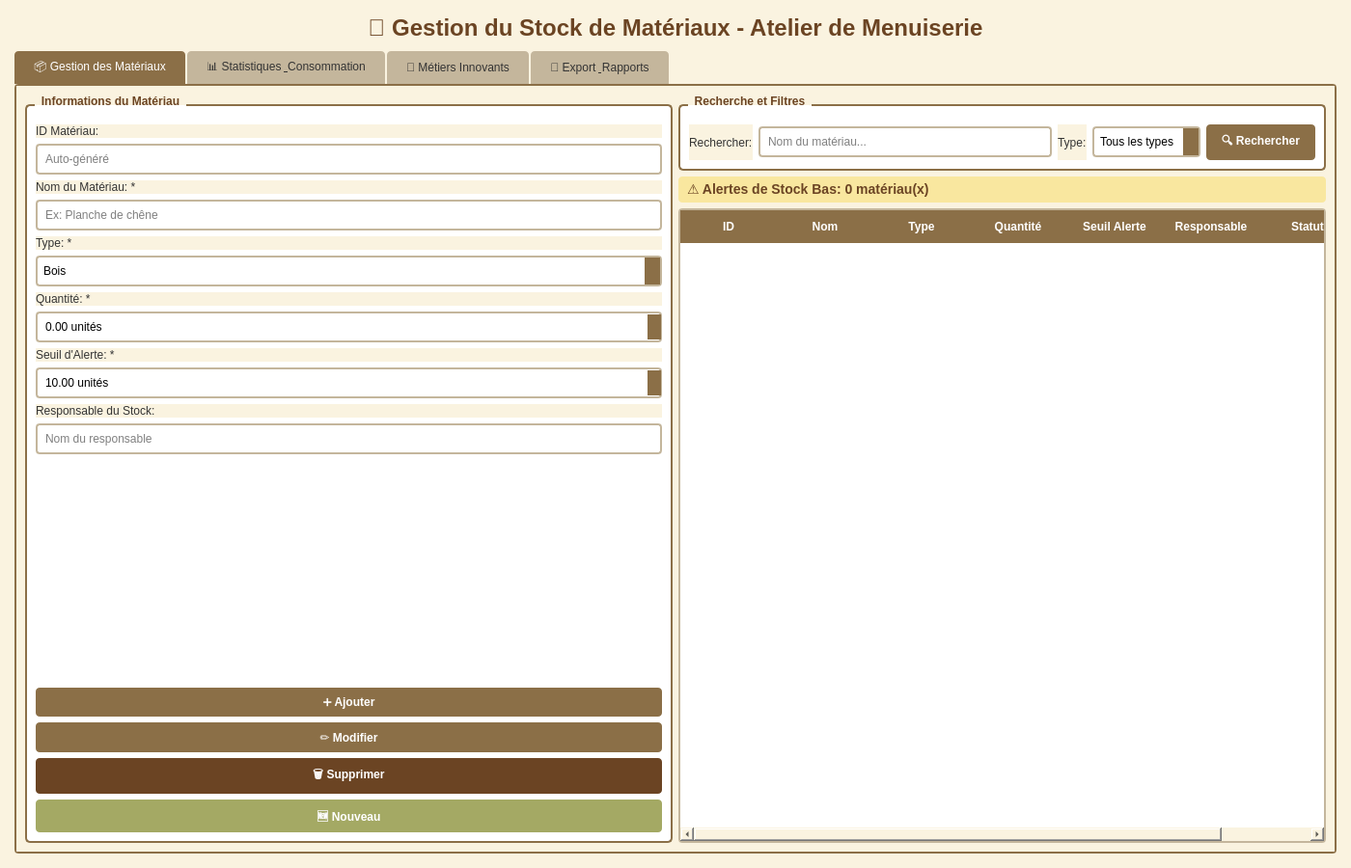
<?xml version="1.0" encoding="UTF-8"?>
<ui version="4.0">
 <class>StockWidget</class>
 <widget class="QWidget" name="StockWidget">
  <property name="geometry">
   <rect>
    <x>0</x>
    <y>0</y>
    <width>1400</width>
    <height>900</height>
   </rect>
  </property>
  <property name="windowTitle">
   <string>Gestion du Stock de Matériaux</string>
  </property>
  <property name="styleSheet">
   <string notr="true">QWidget {
    background-color: #FAF3E0;
}

QPushButton {
    background-color: #8B6F47;
    color: white;
    border: none;
    padding: 8px 16px;
    border-radius: 4px;
    font-weight: bold;
}

QPushButton:hover {
    background-color: #6B4423;
}

QPushButton:pressed {
    background-color: #5A3A1F;
}

QPushButton#btnDelete {
    background-color: #6B4423;
}

QPushButton#btnDelete:hover {
    background-color: #5A3A1F;
}

QPushButton#btnNouveau {
    background-color: #A4A964;
}

QPushButton#btnNouveau:hover {
    background-color: #8B8B4F;
}

QPushButton#btnExportExcel {
    background-color: #A4A964;
    font-size: 14px;
}

QPushButton#btnExportExcel:hover {
    background-color: #8B8B4F;
}

QPushButton#btnExportCSV {
    background-color: #C4B69C;
    color: #333;
    font-size: 14px;
}

QPushButton#btnExportCSV:hover {
    background-color: #B0A082;
}

QPushButton#btnExportPDF {
    background-color: #8B6F47;
    font-size: 14px;
}

QPushButton#btnExportPDF:hover {
    background-color: #6B4423;
}

QGroupBox {
    font-weight: bold;
    border: 2px solid #8B6F47;
    border-radius: 5px;
    margin-top: 10px;
    padding-top: 10px;
    background-color: white;
}

QGroupBox::title {
    subcontrol-origin: margin;
    left: 10px;
    padding: 0 5px;
    color: #6B4423;
}

QLineEdit, QSpinBox, QDoubleSpinBox, QComboBox {
    padding: 6px;
    border: 2px solid #C4B69C;
    border-radius: 4px;
    background-color: white;
}

QLineEdit:focus, QSpinBox:focus, QDoubleSpinBox:focus, QComboBox:focus {
    border: 2px solid #8B6F47;
}

QTableWidget {
    border: 2px solid #C4B69C;
    border-radius: 4px;
    gridline-color: #C4B69C;
    background-color: white;
}

QTableWidget::item:selected {
    background-color: #8B6F47;
    color: white;
}

QTableWidget::item:hover {
    background-color: #F9E79F;
}

QHeaderView::section {
    background-color: #8B6F47;
    color: white;
    padding: 8px;
    border: none;
    font-weight: bold;
}

QLabel#lblTitle {
    font-size: 24px;
    font-weight: bold;
    color: #6B4423;
    background-color: transparent;
}

QLabel#lblAlert {
    font-size: 14px;
    font-weight: bold;
    color: #6B4423;
    background-color: #F9E79F;
    padding: 5px;
    border-radius: 4px;
}

QTabWidget::pane {
    border: 2px solid #8B6F47;
    border-radius: 4px;
    background-color: white;
}

QTabBar::tab {
    background-color: #C4B69C;
    color: #333;
    padding: 10px 20px;
    margin-right: 2px;
    border-top-left-radius: 4px;
    border-top-right-radius: 4px;
}

QTabBar::tab:selected {
    background-color: #8B6F47;
    color: white;
}

QTabBar::tab:hover {
    background-color: #A4A964;
    color: white;
}

QLabel {
    color: #333;
}

QSpinBox::up-button, QDoubleSpinBox::up-button {
    background-color: #8B6F47;
}

QSpinBox::down-button, QDoubleSpinBox::down-button {
    background-color: #8B6F47;
}

QComboBox::drop-down {
    background-color: #8B6F47;
}

QComboBox QAbstractItemView {
    background-color: white;
    border: 2px solid #8B6F47;
    selection-background-color: #8B6F47;
}</string>
  </property>
  <layout class="QVBoxLayout" name="verticalLayout">
   <property name="spacing">
    <number>10</number>
   </property>
   <property name="leftMargin">
    <number>15</number>
   </property>
   <property name="topMargin">
    <number>15</number>
   </property>
   <property name="rightMargin">
    <number>15</number>
   </property>
   <property name="bottomMargin">
    <number>15</number>
   </property>
   <item>
    <widget class="QLabel" name="lblTitle">
     <property name="text">
      <string>🔧 Gestion du Stock de Matériaux - Atelier de Menuiserie</string>
     </property>
     <property name="alignment">
      <set>Qt::AlignCenter</set>
     </property>
    </widget>
   </item>
   <item>
    <widget class="QTabWidget" name="tabWidget">
     <property name="currentIndex">
      <number>0</number>
     </property>
     <widget class="QWidget" name="tabGestion">
      <attribute name="title">
       <string>📦 Gestion des Matériaux</string>
      </attribute>
      <layout class="QHBoxLayout" name="horizontalLayout">
       <item>
        <widget class="QGroupBox" name="groupBoxForm">
         <property name="maximumWidth">
          <number>400</number>
         </property>
         <property name="title">
          <string>Informations du Matériau</string>
         </property>
         <layout class="QVBoxLayout" name="verticalLayout_2">
          <item>
           <widget class="QLabel" name="label">
            <property name="text">
             <string>ID Matériau:</string>
            </property>
           </widget>
          </item>
          <item>
           <widget class="QLineEdit" name="txtIdMateriau">
            <property name="readOnly">
             <bool>true</bool>
            </property>
            <property name="placeholderText">
             <string>Auto-généré</string>
            </property>
           </widget>
          </item>
          <item>
           <widget class="QLabel" name="label_2">
            <property name="text">
             <string>Nom du Matériau: *</string>
            </property>
           </widget>
          </item>
          <item>
           <widget class="QLineEdit" name="txtNom">
            <property name="placeholderText">
             <string>Ex: Planche de chêne</string>
            </property>
           </widget>
          </item>
          <item>
           <widget class="QLabel" name="label_3">
            <property name="text">
             <string>Type: *</string>
            </property>
           </widget>
          </item>
          <item>
           <widget class="QComboBox" name="comboType">
            <item>
             <property name="text">
              <string>Bois</string>
             </property>
            </item>
            <item>
             <property name="text">
              <string>Clou</string>
             </property>
            </item>
            <item>
             <property name="text">
              <string>Vernis</string>
             </property>
            </item>
            <item>
             <property name="text">
              <string>Colle</string>
             </property>
            </item>
            <item>
             <property name="text">
              <string>Peinture</string>
             </property>
            </item>
            <item>
             <property name="text">
              <string>Vis</string>
             </property>
            </item>
            <item>
             <property name="text">
              <string>Charnière</string>
             </property>
            </item>
            <item>
             <property name="text">
              <string>Autre</string>
             </property>
            </item>
           </widget>
          </item>
          <item>
           <widget class="QLabel" name="label_4">
            <property name="text">
             <string>Quantité: *</string>
            </property>
           </widget>
          </item>
          <item>
           <widget class="QDoubleSpinBox" name="spinQuantite">
            <property name="suffix">
             <string> unités</string>
            </property>
            <property name="maximum">
             <double>999999.000000000000000</double>
            </property>
           </widget>
          </item>
          <item>
           <widget class="QLabel" name="label_5">
            <property name="text">
             <string>Seuil d'Alerte: *</string>
            </property>
           </widget>
          </item>
          <item>
           <widget class="QDoubleSpinBox" name="spinSeuilAlerte">
            <property name="suffix">
             <string> unités</string>
            </property>
            <property name="maximum">
             <double>999999.000000000000000</double>
            </property>
            <property name="value">
             <double>10.000000000000000</double>
            </property>
           </widget>
          </item>
          <item>
           <widget class="QLabel" name="label_6">
            <property name="text">
             <string>Responsable du Stock:</string>
            </property>
           </widget>
          </item>
          <item>
           <widget class="QLineEdit" name="txtResponsable">
            <property name="placeholderText">
             <string>Nom du responsable</string>
            </property>
           </widget>
          </item>
          <item>
           <spacer name="verticalSpacer">
            <property name="orientation">
             <enum>Qt::Vertical</enum>
            </property>
            <property name="sizeHint" stdset="0">
             <size>
              <width>20</width>
              <height>40</height>
             </size>
            </property>
           </spacer>
          </item>
          <item>
           <widget class="QPushButton" name="btnAjouter">
            <property name="text">
             <string>➕ Ajouter</string>
            </property>
           </widget>
          </item>
          <item>
           <widget class="QPushButton" name="btnModifier">
            <property name="text">
             <string>✏️ Modifier</string>
            </property>
           </widget>
          </item>
          <item>
           <widget class="QPushButton" name="btnDelete">
            <property name="text">
             <string>🗑️ Supprimer</string>
            </property>
           </widget>
          </item>
          <item>
           <widget class="QPushButton" name="btnNouveau">
            <property name="text">
             <string>🆕 Nouveau</string>
            </property>
           </widget>
          </item>
         </layout>
        </widget>
       </item>
       <item>
        <layout class="QVBoxLayout" name="verticalLayout_3">
         <item>
          <widget class="QGroupBox" name="groupBoxRecherche">
           <property name="title">
            <string>Recherche et Filtres</string>
           </property>
           <layout class="QHBoxLayout" name="horizontalLayout_2">
            <item>
             <widget class="QLabel" name="label_7">
              <property name="text">
               <string>Rechercher:</string>
              </property>
             </widget>
            </item>
            <item>
             <widget class="QLineEdit" name="txtRecherche">
              <property name="placeholderText">
               <string>Nom du matériau...</string>
              </property>
             </widget>
            </item>
            <item>
             <widget class="QLabel" name="label_8">
              <property name="text">
               <string>Type:</string>
              </property>
             </widget>
            </item>
            <item>
             <widget class="QComboBox" name="comboFiltreType">
              <item>
               <property name="text">
                <string>Tous les types</string>
               </property>
              </item>
              <item>
               <property name="text">
                <string>Bois</string>
               </property>
              </item>
              <item>
               <property name="text">
                <string>Clou</string>
               </property>
              </item>
              <item>
               <property name="text">
                <string>Vernis</string>
               </property>
              </item>
              <item>
               <property name="text">
                <string>Colle</string>
               </property>
              </item>
              <item>
               <property name="text">
                <string>Peinture</string>
               </property>
              </item>
              <item>
               <property name="text">
                <string>Vis</string>
               </property>
              </item>
              <item>
               <property name="text">
                <string>Charnière</string>
               </property>
              </item>
              <item>
               <property name="text">
                <string>Autre</string>
               </property>
              </item>
             </widget>
            </item>
            <item>
             <widget class="QPushButton" name="btnRechercher">
              <property name="text">
               <string>🔍 Rechercher</string>
              </property>
             </widget>
            </item>
           </layout>
          </widget>
         </item>
         <item>
          <widget class="QLabel" name="lblAlert">
           <property name="text">
            <string>⚠️ Alertes de Stock Bas: 0 matériau(x)</string>
           </property>
          </widget>
         </item>
         <item>
          <widget class="QTableWidget" name="tableWidget">
           <property name="editTriggers">
            <set>QAbstractItemView::NoEditTriggers</set>
           </property>
           <property name="selectionMode">
            <enum>QAbstractItemView::SingleSelection</enum>
           </property>
           <property name="selectionBehavior">
            <enum>QAbstractItemView::SelectRows</enum>
           </property>
           <column>
            <property name="text">
             <string>ID</string>
            </property>
           </column>
           <column>
            <property name="text">
             <string>Nom</string>
            </property>
           </column>
           <column>
            <property name="text">
             <string>Type</string>
            </property>
           </column>
           <column>
            <property name="text">
             <string>Quantité</string>
            </property>
           </column>
           <column>
            <property name="text">
             <string>Seuil Alerte</string>
            </property>
           </column>
           <column>
            <property name="text">
             <string>Responsable</string>
            </property>
           </column>
           <column>
            <property name="text">
             <string>Statut</string>
            </property>
           </column>
          </widget>
         </item>
        </layout>
       </item>
      </layout>
     </widget>
     <widget class="QWidget" name="tabStatistiques">
      <attribute name="title">
       <string>📊 Statistiques &amp; Consommation</string>
      </attribute>
      <layout class="QVBoxLayout" name="verticalLayout_4">
       <item>
        <widget class="QGroupBox" name="groupBox">
         <property name="title">
          <string>Statistiques Générales</string>
         </property>
         <layout class="QGridLayout" name="gridLayout">
          <item row="0" column="0">
           <widget class="QLabel" name="label_9">
            <property name="font">
             <font>
              <pointsize>12</pointsize>
              <weight>75</weight>
              <bold>true</bold>
             </font>
            </property>
            <property name="text">
             <string>Total Matériaux:</string>
            </property>
           </widget>
          </item>
          <item row="0" column="1">
           <widget class="QLabel" name="lblTotalMateriaux">
            <property name="font">
             <font>
              <pointsize>12</pointsize>
             </font>
            </property>
            <property name="text">
             <string>0</string>
            </property>
           </widget>
          </item>
          <item row="1" column="0">
           <widget class="QLabel" name="label_11">
            <property name="font">
             <font>
              <pointsize>12</pointsize>
              <weight>75</weight>
              <bold>true</bold>
             </font>
            </property>
            <property name="text">
             <string>Matériaux en Alerte:</string>
            </property>
           </widget>
          </item>
          <item row="1" column="1">
           <widget class="QLabel" name="lblMateriauxAlerte">
            <property name="font">
             <font>
              <pointsize>12</pointsize>
             </font>
            </property>
            <property name="styleSheet">
             <string notr="true">color: #6B4423; font-weight: bold;</string>
            </property>
            <property name="text">
             <string>0</string>
            </property>
           </widget>
          </item>
          <item row="2" column="0">
           <widget class="QLabel" name="label_13">
            <property name="font">
             <font>
              <pointsize>12</pointsize>
              <weight>75</weight>
              <bold>true</bold>
             </font>
            </property>
            <property name="text">
             <string>Types de Matériaux:</string>
            </property>
           </widget>
          </item>
          <item row="2" column="1">
           <widget class="QLabel" name="lblTypesMateriaux">
            <property name="font">
             <font>
              <pointsize>12</pointsize>
             </font>
            </property>
            <property name="text">
             <string>0</string>
            </property>
           </widget>
          </item>
         </layout>
        </widget>
       </item>
       <item>
        <widget class="QGroupBox" name="groupBox_2">
         <property name="title">
          <string>Répartition par Type</string>
         </property>
         <layout class="QVBoxLayout" name="verticalLayout_5">
          <item>
           <widget class="QTableWidget" name="tableStats">
            <property name="editTriggers">
             <set>QAbstractItemView::NoEditTriggers</set>
            </property>
            <column>
             <property name="text">
              <string>Type</string>
             </property>
            </column>
            <column>
             <property name="text">
              <string>Nombre d'articles</string>
             </property>
            </column>
            <column>
             <property name="text">
              <string>Quantité Totale</string>
             </property>
            </column>
            <column>
             <property name="text">
              <string>Pourcentage</string>
             </property>
            </column>
           </widget>
          </item>
         </layout>
        </widget>
       </item>
       <item>
        <widget class="QPushButton" name="btnActualiserStats">
         <property name="text">
          <string>🔄 Actualiser les Statistiques</string>
         </property>
        </widget>
       </item>
      </layout>
     </widget>
     <widget class="QWidget" name="tabInnovant">
      <attribute name="title">
       <string>🤖 Métiers Innovants</string>
      </attribute>
      <layout class="QVBoxLayout" name="verticalLayout_6">
       <item>
        <widget class="QGroupBox" name="groupBox_3">
         <property name="title">
          <string>1. Proposition Automatique de Réapprovisionnement</string>
         </property>
         <layout class="QVBoxLayout" name="verticalLayout_7">
          <item>
           <widget class="QLabel" name="label_14">
            <property name="text">
             <string>Le système analyse automatiquement le stock et propose les matériaux à réapprovisionner</string>
            </property>
            <property name="wordWrap">
             <bool>true</bool>
            </property>
           </widget>
          </item>
          <item>
           <widget class="QPushButton" name="btnGenererReappro">
            <property name="text">
             <string>🔮 Générer Propositions de Réapprovisionnement</string>
            </property>
           </widget>
          </item>
          <item>
           <widget class="QTableWidget" name="tableReappro">
            <property name="editTriggers">
             <set>QAbstractItemView::NoEditTriggers</set>
            </property>
            <column>
             <property name="text">
              <string>Matériau</string>
             </property>
            </column>
            <column>
             <property name="text">
              <string>Stock Actuel</string>
             </property>
            </column>
            <column>
             <property name="text">
              <string>Seuil Alerte</string>
             </property>
            </column>
            <column>
             <property name="text">
              <string>Quantité Recommandée</string>
             </property>
            </column>
            <column>
             <property name="text">
              <string>Priorité</string>
             </property>
            </column>
           </widget>
          </item>
         </layout>
        </widget>
       </item>
       <item>
        <widget class="QGroupBox" name="groupBox_4">
         <property name="title">
          <string>2. Prévision de Consommation selon les Commandes</string>
         </property>
         <layout class="QVBoxLayout" name="verticalLayout_8">
          <item>
           <layout class="QHBoxLayout" name="horizontalLayout_3">
            <item>
             <widget class="QLabel" name="label_15">
              <property name="text">
               <string>Nombre de commandes prévues:</string>
              </property>
             </widget>
            </item>
            <item>
             <widget class="QSpinBox" name="spinNbCommandes">
              <property name="minimum">
               <number>1</number>
              </property>
              <property name="maximum">
               <number>1000</number>
              </property>
              <property name="value">
               <number>10</number>
              </property>
             </widget>
            </item>
            <item>
             <widget class="QLabel" name="label_16">
              <property name="text">
               <string>Période (jours):</string>
              </property>
             </widget>
            </item>
            <item>
             <widget class="QSpinBox" name="spinPeriode">
              <property name="minimum">
               <number>1</number>
              </property>
              <property name="maximum">
               <number>365</number>
              </property>
              <property name="value">
               <number>30</number>
              </property>
             </widget>
            </item>
            <item>
             <widget class="QPushButton" name="btnPrevision">
              <property name="text">
               <string>📈 Calculer Prévisions</string>
              </property>
             </widget>
            </item>
           </layout>
          </item>
          <item>
           <widget class="QTableWidget" name="tablePrevision">
            <property name="editTriggers">
             <set>QAbstractItemView::NoEditTriggers</set>
            </property>
            <column>
             <property name="text">
              <string>Matériau</string>
             </property>
            </column>
            <column>
             <property name="text">
              <string>Consommation Moyenne</string>
             </property>
            </column>
            <column>
             <property name="text">
              <string>Consommation Prévue</string>
             </property>
            </column>
            <column>
             <property name="text">
              <string>Stock Actuel</string>
             </property>
            </column>
            <column>
             <property name="text">
              <string>Stock Suffisant?</string>
             </property>
            </column>
           </widget>
          </item>
         </layout>
        </widget>
       </item>
      </layout>
     </widget>
     <widget class="QWidget" name="tabExport">
      <attribute name="title">
       <string>📄 Export &amp; Rapports</string>
      </attribute>
      <layout class="QVBoxLayout" name="verticalLayout_9">
       <item>
        <widget class="QGroupBox" name="groupBox_5">
         <property name="title">
          <string>Export des Données</string>
         </property>
         <layout class="QVBoxLayout" name="verticalLayout_10">
          <item>
           <widget class="QLabel" name="label_17">
            <property name="text">
             <string>Exportez vos données de stock au format Excel pour archivage ou analyse externe</string>
            </property>
            <property name="wordWrap">
             <bool>true</bool>
            </property>
           </widget>
          </item>
          <item>
           <widget class="QPushButton" name="btnExportExcel">
            <property name="minimumSize">
             <size>
              <width>0</width>
              <height>50</height>
             </size>
            </property>
            <property name="text">
             <string>📊 Exporter en Excel (.xlsx)</string>
            </property>
           </widget>
          </item>
          <item>
           <widget class="QPushButton" name="btnExportCSV">
            <property name="minimumSize">
             <size>
              <width>0</width>
              <height>50</height>
             </size>
            </property>
            <property name="text">
             <string>📋 Exporter en CSV</string>
            </property>
           </widget>
          </item>
          <item>
           <widget class="QPushButton" name="btnExportPDF">
            <property name="minimumSize">
             <size>
              <width>0</width>
              <height>50</height>
             </size>
            </property>
            <property name="text">
             <string>📄 Générer Rapport PDF</string>
            </property>
           </widget>
          </item>
          <item>
           <spacer name="verticalSpacer_2">
            <property name="orientation">
             <enum>Qt::Vertical</enum>
            </property>
            <property name="sizeHint" stdset="0">
             <size>
              <width>20</width>
              <height>40</height>
             </size>
            </property>
           </spacer>
          </item>
         </layout>
        </widget>
       </item>
      </layout>
     </widget>
    </widget>
   </item>
  </layout>
 </widget>
 <resources/>
 <connections/>
</ui>
